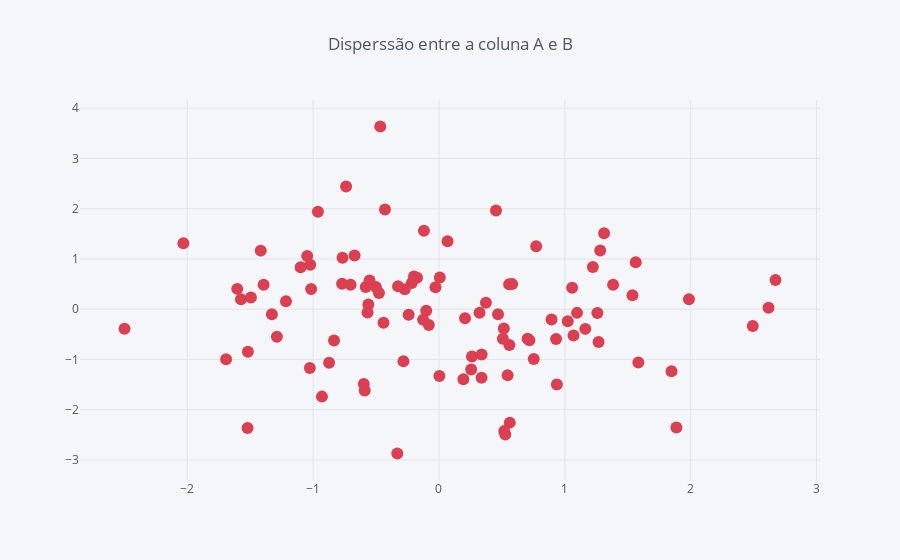

Notebook source saved alongside this figure:
### Code cell
df.iplot(kind='scatter', x='A', y='B', title='Disperssão entre a coluna A e B', color='red', mode='markers')
